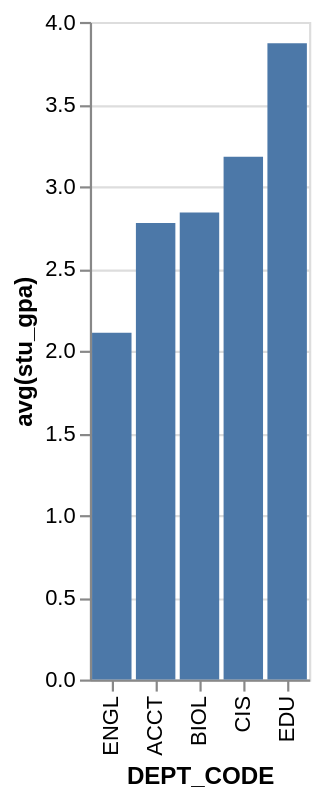

This figure's Vega-Lite source:
### Vega-Lite specification from a JSON file in a GitHub repository (floating-point values rounded to 4 significant figures)
{"data": {"values": [{"x_data": "ENGL", "y_data": 2.11}, {"x_data": "ACCT", "y_data": 2.777}, {"x_data": "BIOL", "y_data": 2.84}, {"x_data": "CIS", "y_data": 3.18}, {"x_data": "EDU", "y_data": 3.87}]}, "mark": "bar", "encoding": {"x": {"field": "x_data", "type": "nominal", "title": "DEPT_CODE", "sort": {"op": "sum", "field": "y_data", "order": "ascending"}}, "y": {"field": "y_data", "type": "quantitative", "title": "avg(stu_gpa)"}}}
